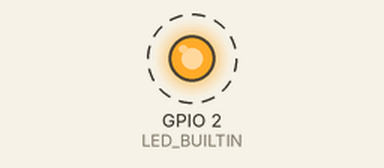
Bench run of a program on a simulated ESP8266 (NodeMCU). Shown: output pins drawn as LEDs (lit = HIGH, except the on-board LED, lit = LOW). Dashed ring = blinking.

Above: at 0.2 s.
Timing chart, 0 to 3.0 s (numbered marks = the images above):
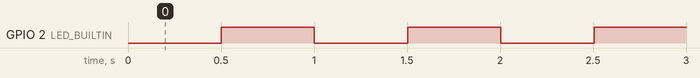

The program:

main.cpp
```cpp
#include "routines.hpp"
#include <Arduino.h>
#include <ESP8266WiFi.h>
#include <espnow.h>

extern void boardSetup();
extern void boardLoop();

long unsigned int lastHeartBeatToggle = 0;
constexpr auto HeartBeatHalfCycleLength = 500;
bool builtInOn = false;
void doHeartBeat() {
  if (lastHeartBeatToggle + HeartBeatHalfCycleLength < millis()) {
    digitalWrite(LED_BUILTIN, builtInOn ? LOW : HIGH);
    builtInOn = !builtInOn;
    lastHeartBeatToggle = millis();
  }
}

void setup() {
  // Common
  Serial.begin(115200);

  WiFi.mode(WIFI_STA);
  WiFi.disconnect();

  pinMode(LED_BUILTIN, OUTPUT);

  // Init ESP-NOW
  if (esp_now_init() != 0) {
    Serial.println("Error initializing ESP-NOW");
    return;
  }

  boardSetup();
  HandleRoutineSetup();
}

void loop() {
  boardLoop();
  HandleRoutines();
  doHeartBeat();
}
```

routines.hpp
```cpp
#pragma once
#include "structs.hpp"

// Master will use this to update and
// Slave will receive updates in this variable
extern CommunicationData communicationData;

void HandleRoutineSetup();

// Call in loop to do the routines
void HandleRoutines();

// Routine Handlers
// Update controlData to make it do the routine for allow entry
void doAllowEntryRoutineUpdate();
// Update controlData to make it do the routine for deny entry
void doDenyEntryRoutineUpdate();
// Update controlData to make it run the mario routine
void doMarioRoutineUpdate();
// Update controlData to do the jeopardy song
void doJeopardyRoutineUpdate();
// Maybe some Kind of breathing animation or something?
void doIdle();
// Cancel all routines
void cancelRoutines();

// Color Update
// Update the leds based on the current hat control data
void SendLEDStripUpdate();
```

structs.hpp
```cpp
#pragma once
#include <Arduino.h>

// random Notes from
// https://www.hackster.io/techarea98/super-mario-theme-song-with-piezo-buzzer-and-arduino-2cc461

#define NOTE_B0 31
#define NOTE_C1 33
#define NOTE_CS1 35
#define NOTE_D1 37
#define NOTE_DS1 39
#define NOTE_E1 41
#define NOTE_F1 44
#define NOTE_FS1 46
#define NOTE_G1 49
#define NOTE_GS1 52
#define NOTE_A1 55
#define NOTE_AS1 58
#define NOTE_B1 62
#define NOTE_C2 65
#define NOTE_CS2 69
#define NOTE_D2 73
#define NOTE_DS2 78
#define NOTE_E2 82
#define NOTE_F2 87
#define NOTE_FS2 93
#define NOTE_G2 98
#define NOTE_GS2 104
#define NOTE_A2 110
#define NOTE_AS2 117
#define NOTE_B2 123
#define NOTE_C3 131
#define NOTE_CS3 139
#define NOTE_D3 147
#define NOTE_DS3 156
#define NOTE_E3 165
#define NOTE_F3 175
#define NOTE_FS3 185
#define NOTE_G3 196
#define NOTE_GS3 208
#define NOTE_A3 220
#define NOTE_AS3 233
#define NOTE_B3 247
#define NOTE_C4 262
#define NOTE_CS4 277
#define NOTE_D4 294
#define NOTE_DS4 311
#define NOTE_E4 330
#define NOTE_F4 349
#define NOTE_FS4 370
#define NOTE_G4 392
#define NOTE_GS4 415
#define NOTE_A4 440
#define NOTE_AS4 466
#define NOTE_B4 494
#define NOTE_C5 523
#define NOTE_CS5 554
#define NOTE_D5 587
#define NOTE_DS5 622
#define NOTE_E5 659
#define NOTE_F5 698
#define NOTE_FS5 740
#define NOTE_G5 784
#define NOTE_GS5 831
#define NOTE_A5 880
#define NOTE_AS5 932
#define NOTE_B5 988
#define NOTE_C6 1047
#define NOTE_CS6 1109
#define NOTE_D6 1175
#define NOTE_DS6 1245
#define NOTE_E6 1319
#define NOTE_F6 1397
#define NOTE_FS6 1480
#define NOTE_G6 1568
#define NOTE_GS6 1661
#define NOTE_A6 1760
#define NOTE_AS6 1865
#define NOTE_B6 1976
#define NOTE_C7 2093
#define NOTE_CS7 2217
#define NOTE_D7 2349
#define NOTE_DS7 2489
#define NOTE_E7 2637
#define NOTE_F7 2794
#define NOTE_FS7 2960
#define NOTE_G7 3136
#define NOTE_GS7 3322
#define NOTE_A7 3520
#define NOTE_AS7 3729
#define NOTE_B7 3951
#define NOTE_C8 4186
#define NOTE_CS8 4435
#define NOTE_D8 4699
#define NOTE_DS8 4978

struct led {
  uint8_t red = 0;
  uint8_t green = 0;
  uint8_t blue = 0;
  uint8_t brightness = 0;

  void setWhite() {
    red = 255;
    green = 255;
    blue = 255;
  }
  void setRed() {
    red = 255;
    green = 0;
    blue = 0;
  }
  void setGreen() {
    red = 0;
    green = 255;
    blue = 0;
  }
  void setBlue() {
    red = 0;
    green = 0;
    blue = 255;
  }
};

struct CommunicationData {
  bool isRequestingAllowingEntryRoutine;
  bool isRequestingDenyingEntryRoutine;
  bool isRequestingMarioRoutine;
  bool isRequestingJeopardyRoutine;
  bool isLightsOnInIdle;
};

struct HatControlData {
  led leds[NUM_HAT_LEDS];
};

struct Button {
  const uint8_t PIN;
  uint32_t numberKeyPresses;
  bool pressed;
  uint32_t lastPressTime;
  uint32_t lastReleaseTime;
  bool lastReleaseHandled;
  bool lastPressHandled;
  // Returns how long the button was held last
  // will be invalid on the next button press
  uint32_t lastHeldTime() {
    if (lastPressTime < lastReleaseTime) {
      return lastReleaseTime - lastPressTime;
    }
    return 0;
  }
};
```

Measured:
- by itself, GPIO 2 (LED_BUILTIN): alternates HIGH for 0.50 s and LOW for 0.50 s
